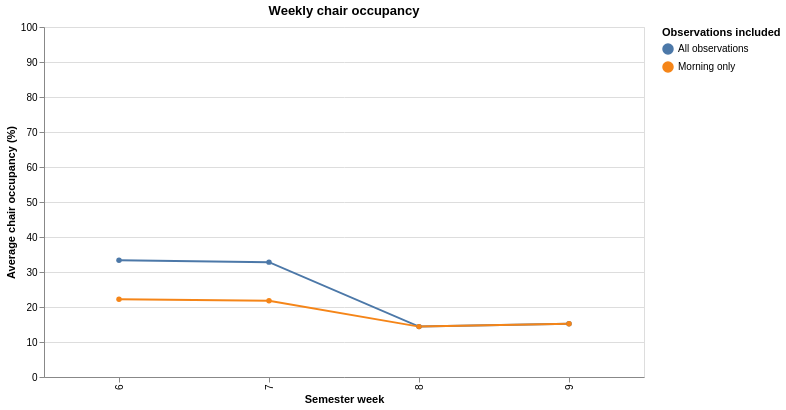

Source (notebook cell):
### Code cell
weekly_data = pd.concat([
    data.assign(series="All observations"),
    data[data["time_of_day"] == "Morning"].assign(series="Morning only")
])

alt.Chart(weekly_data).mark_line(point=True).encode(
    x=alt.X("semester_week:O", title="Semester week"),
    y=alt.Y(
        "mean(chair_occupancy_pct):Q",
        title="Average chair occupancy (%)",
        scale=alt.Scale(domain=[0, 100])
    ),
    color=alt.Color("series:N", title="Observations included")
).properties(
    width=600,
    height=350,
    title="Weekly chair occupancy"
)

### Figure 1 — Vega-Lite specification as saved in the notebook (floating-point values rounded to 4 significant figures; data arrays with more than 128 entries replaced by an {"elided": "..."} marker saying what was removed)
{"config": {"view": {"continuousWidth": 300, "continuousHeight": 300}}, "data": {"name": "data-dfc6cae11caf2393d3c10ba7787a4067"}, "mark": {"type": "line", "point": true}, "encoding": {"color": {"field": "series", "title": "Observations included", "type": "nominal"}, "x": {"field": "semester_week", "title": "Semester week", "type": "ordinal"}, "y": {"aggregate": "mean", "field": "chair_occupancy_pct", "scale": {"domain": [0, 100]}, "title": "Average chair occupancy (%)", "type": "quantitative"}}, "height": 350, "title": "Weekly chair occupancy", "width": 600, "$schema": "https://vega.github.io/schema/vega-lite/v6.4.1.json", "datasets": {"data-dfc6cae11caf2393d3c10ba7787a4067": {"elided": "262 records"}}}
